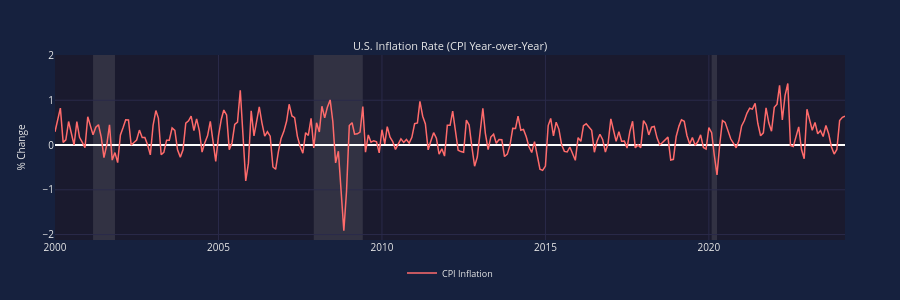

The cell this chart's notebook holds for it:
### Markdown cell above
That works, but it's missing context. Let's improve it by adding:
- A descriptive title
- Y-axis label
- A reference line at 2% (the Fed's inflation target)

### Code cell
# Improved chart with title, label, and reference line
chart = EconChart(
    Data(x=inf_dates, y=inf_values, name='CPI Inflation', color='coral'),
    title='U.S. Inflation Rate (CPI Year-over-Year)',
    y_label='% Change',
    horizontal_line=2,  # Fed's 2% target
    horizontal_line_color='teal',
)
chart.show()

### Figure 1 — Plotly figure (JSON) as saved in the notebook; plotly's stock layout.template omitted (floating-point values rounded to 4 significant figures; data arrays with more than 128 entries replaced by an {"elided": "..."} marker saying what was removed)
{"data": [{"line": {"color": "#ff6b6b", "width": 1.5}, "name": "CPI Inflation", "showlegend": true, "type": "scatter", "visible": true, "x": {"elided": "291 str values"}, "xaxis": "x", "y": {"elided": "291 float values"}, "yaxis": "y"}], "layout": {"annotations": [{"font": {"color": "#e8e8e8", "size": 11}, "showarrow": false, "text": "U.S. Inflation Rate (CPI Year-over-Year)", "x": 0.5, "xanchor": "center", "xref": "paper", "y": 1, "yanchor": "bottom", "yref": "paper"}], "font": {"color": "#e8e8e8", "size": 10}, "height": 300, "hoverlabel": {"bgcolor": "#16213e", "font": {"color": "#e8e8e8", "size": 11}}, "hovermode": "x unified", "legend": {"bgcolor": "rgba(0,0,0,0)", "font": {"color": "#e8e8e8", "size": 9}, "orientation": "h", "x": 0.5, "xanchor": "center", "y": -0.1, "yanchor": "top"}, "margin": {"b": 35, "l": 55, "r": 55, "t": 55}, "paper_bgcolor": "#16213e", "plot_bgcolor": "#1a1a2e", "shapes": [{"line": {"color": "#00d4aa", "dash": "dash", "width": 1}, "type": "line", "x0": 0, "x1": 1, "xref": "x", "y0": 2, "y1": 2, "yref": "y"}, {"fillcolor": "#b8b8b8", "layer": "below", "line": {"width": 0}, "opacity": 0.15, "type": "rect", "x0": "2001-03-01T00:00:00", "x1": "2001-11-01T00:00:00", "xref": "x", "y0": 0, "y1": 1, "yref": "y domain"}, {"fillcolor": "#b8b8b8", "layer": "below", "line": {"width": 0}, "opacity": 0.15, "type": "rect", "x0": "2007-12-01T00:00:00", "x1": "2009-06-01T00:00:00", "xref": "x", "y0": 0, "y1": 1, "yref": "y domain"}, {"fillcolor": "#b8b8b8", "layer": "below", "line": {"width": 0}, "opacity": 0.15, "type": "rect", "x0": "2020-02-01T00:00:00", "x1": "2020-04-01T00:00:00", "xref": "x", "y0": 0, "y1": 1, "yref": "y domain"}], "xaxis": {"anchor": "y", "domain": [0, 1], "gridcolor": "#2a2a4a", "range": ["2000-01-01T00:00:00", "2024-03-01T00:00:00"], "showspikes": true, "spikecolor": "rgba(255, 255, 255, 0.5)", "spikedash": "dot", "spikemode": "across", "spikesnap": "cursor", "spikethickness": 1}, "yaxis": {"anchor": "x", "domain": [0, 1], "gridcolor": "#2a2a4a", "title": {"font": {"color": "#e8e8e8", "size": 10}, "text": "% Change"}, "type": "linear"}}}
